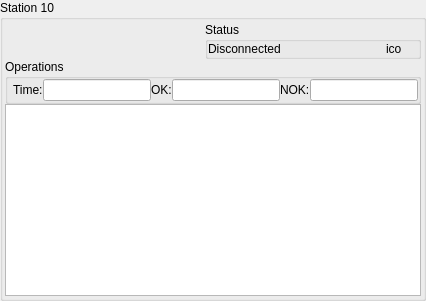
           <widget class="QGroupBox" name="groupBoxSt10">
            <property name="minimumSize">
             <size>
              <width>360</width>
              <height>200</height>
             </size>
            </property>
            <property name="maximumSize">
             <size>
              <width>16777215</width>
              <height>16777215</height>
             </size>
            </property>
            <property name="title">
             <string>Station 10</string>
            </property>
            <property name="flat">
             <bool>false</bool>
            </property>
            <layout class="QGridLayout" name="gridLayout">
             <property name="leftMargin">
              <number>2</number>
             </property>
             <property name="topMargin">
              <number>2</number>
             </property>
             <property name="rightMargin">
              <number>2</number>
             </property>
             <property name="bottomMargin">
              <number>2</number>
             </property>
             <property name="spacing">
              <number>0</number>
             </property>
             <item row="0" column="0">
              <layout class="QGridLayout" name="gridLayoutSt10">
               <property name="spacing">
                <number>0</number>
               </property>
               <item row="0" column="1">
                <widget class="QGroupBox" name="groupBoxSt10Status">
                 <property name="title">
                  <string>Status</string>
                 </property>
                 <property name="flat">
                  <bool>true</bool>
                 </property>
                 <layout class="QHBoxLayout" name="horizontalLayout_3">
                  <property name="spacing">
                   <number>0</number>
                  </property>
                  <property name="leftMargin">
                   <number>0</number>
                  </property>
                  <property name="topMargin">
                   <number>0</number>
                  </property>
                  <property name="rightMargin">
                   <number>0</number>
                  </property>
                  <property name="bottomMargin">
                   <number>0</number>
                  </property>
                  <item>
                   <widget class="QLabel" name="labelSt10Status">
                    <property name="text">
                     <string>Disconnected</string>
                    </property>
                   </widget>
                  </item>
                  <item>
                   <widget class="QLabel" name="labelSt10Ico">
                    <property name="maximumSize">
                     <size>
                      <width>32</width>
                      <height>32</height>
                     </size>
                    </property>
                    <property name="text">
                     <string>ico</string>
                    </property>
                   </widget>
                  </item>
                 </layout>
                </widget>
               </item>
               <item row="0" column="0">
                <spacer name="horizontalSpacer_2">
                 <property name="orientation">
                  <enum>Qt::Horizontal</enum>
                 </property>
                 <property name="sizeType">
                  <enum>QSizePolicy::Maximum</enum>
                 </property>
                 <property name="sizeHint" stdset="0">
                  <size>
                   <width>200</width>
                   <height>20</height>
                  </size>
                 </property>
                </spacer>
               </item>
              </layout>
             </item>
             <item row="1" column="0">
              <widget class="QGroupBox" name="groupBoxSt10_2">
               <property name="title">
                <string>Operations</string>
               </property>
               <property name="flat">
                <bool>true</bool>
               </property>
               <layout class="QHBoxLayout" name="horizontalLayout_6">
                <property name="spacing">
                 <number>0</number>
                </property>
                <property name="leftMargin">
                 <number>5</number>
                </property>
                <property name="topMargin">
                 <number>0</number>
                </property>
                <property name="rightMargin">
                 <number>0</number>
                </property>
                <property name="bottomMargin">
                 <number>0</number>
                </property>
                <item>
                 <widget class="QLabel" name="staticSt10Time">
                  <property name="text">
                   <string>Time:</string>
                  </property>
                 </widget>
                </item>
                <item>
                 <widget class="QLineEdit" name="lineEditSt10Time">
                  <property name="readOnly">
                   <bool>true</bool>
                  </property>
                 </widget>
                </item>
                <item>
                 <widget class="QLabel" name="staticSt10Ok">
                  <property name="text">
                   <string>OK:</string>
                  </property>
                 </widget>
                </item>
                <item>
                 <widget class="QLineEdit" name="lineEditSt10Ok">
                  <property name="readOnly">
                   <bool>true</bool>
                  </property>
                 </widget>
                </item>
                <item>
                 <widget class="QLabel" name="staticSt10Nok">
                  <property name="text">
                   <string>NOK:</string>
                  </property>
                 </widget>
                </item>
                <item>
                 <widget class="QLineEdit" name="lineEditSt10Nok">
                  <property name="readOnly">
                   <bool>true</bool>
                  </property>
                 </widget>
                </item>
               </layout>
              </widget>
             </item>
             <item row="2" column="0">
              <widget class="QPlainTextEdit" name="plainTextEditSt10">
               <property name="layoutDirection">
                <enum>Qt::LeftToRight</enum>
               </property>
               <property name="autoFillBackground">
                <bool>false</bool>
               </property>
               <property name="readOnly">
                <bool>true</bool>
               </property>
              </widget>
             </item>
            </layout>
           </widget>
